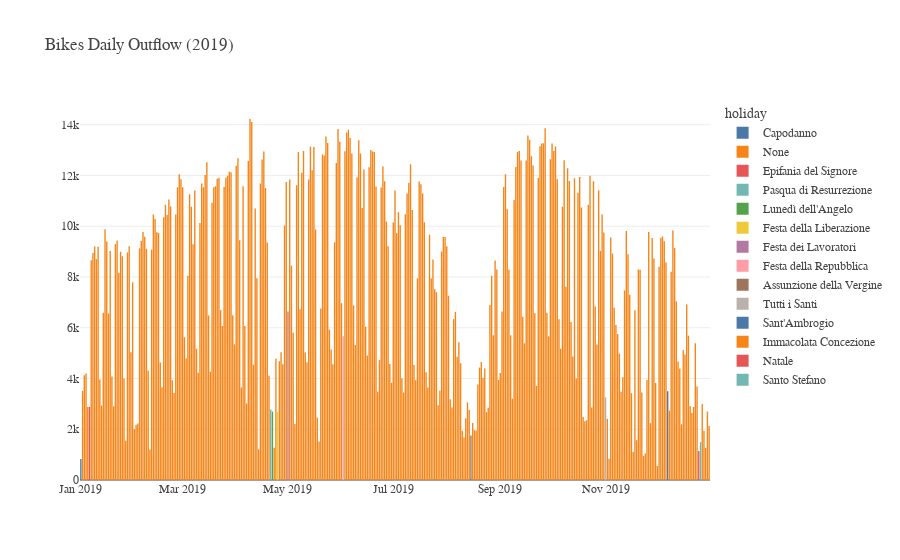

Notebook source saved alongside this figure:
### Code cell
hist_holidays = daily_outflow.plot.bar(
    x = daily_outflow.index,
    y = "count",
    title="Bikes Daily Outflow (2019)",
    color = "holiday",
    color_discrete_sequence=px.colors.qualitative.T10,
    labels = {
        "count": "",
        "giorno_partenza" : ""
    }
)

ps.plotly_style(hist_holidays)

### Figure 1 — Plotly figure (JSON) as saved in the notebook; plotly's stock layout.template omitted (floating-point values rounded to 4 significant figures; data arrays with more than 128 entries replaced by an {"elided": "..."} marker saying what was removed)
{"data": [{"alignmentgroup": "True", "hovertemplate": "holiday=Capodanno<br>=%{y}<extra></extra>", "legendgroup": "Capodanno", "marker": {"color": "#4C78A8", "pattern": {"shape": ""}}, "name": "Capodanno", "offsetgroup": "Capodanno", "orientation": "v", "showlegend": true, "textposition": "auto", "type": "bar", "x": ["2019-01-01T00:00:00"], "xaxis": "x", "y": [831], "yaxis": "y"}, {"alignmentgroup": "True", "hovertemplate": "holiday=None<br>=%{y}<extra></extra>", "legendgroup": "None", "marker": {"color": "#F58518", "pattern": {"shape": ""}}, "name": "None", "offsetgroup": "None", "orientation": "v", "showlegend": true, "textposition": "auto", "type": "bar", "x": {"elided": "352 str values"}, "xaxis": "x", "y": {"elided": "352 int values"}, "yaxis": "y"}, {"alignmentgroup": "True", "hovertemplate": "holiday=Epifania del Signore<br>=%{y}<extra></extra>", "legendgroup": "Epifania del Signore", "marker": {"color": "#E45756", "pattern": {"shape": ""}}, "name": "Epifania del Signore", "offsetgroup": "Epifania del Signore", "orientation": "v", "showlegend": true, "textposition": "auto", "type": "bar", "x": ["2019-01-06T00:00:00"], "xaxis": "x", "y": [2878], "yaxis": "y"}, {"alignmentgroup": "True", "hovertemplate": "holiday=Pasqua di Resurrezione<br>=%{y}<extra></extra>", "legendgroup": "Pasqua di Resurrezione", "marker": {"color": "#72B7B2", "pattern": {"shape": ""}}, "name": "Pasqua di Resurrezione", "offsetgroup": "Pasqua di Resurrezione", "orientation": "v", "showlegend": true, "textposition": "auto", "type": "bar", "x": ["2019-04-21T00:00:00"], "xaxis": "x", "y": [2774], "yaxis": "y"}, {"alignmentgroup": "True", "hovertemplate": "holiday=Lunedì dell'Angelo<br>=%{y}<extra></extra>", "legendgroup": "Lunedì dell'Angelo", "marker": {"color": "#54A24B", "pattern": {"shape": ""}}, "name": "Lunedì dell'Angelo", "offsetgroup": "Lunedì dell'Angelo", "orientation": "v", "showlegend": true, "textposition": "auto", "type": "bar", "x": ["2019-04-22T00:00:00"], "xaxis": "x", "y": [2698], "yaxis": "y"}, {"alignmentgroup": "True", "hovertemplate": "holiday=Festa della Liberazione<br>=%{y}<extra></extra>", "legendgroup": "Festa della Liberazione", "marker": {"color": "#EECA3B", "pattern": {"shape": ""}}, "name": "Festa della Liberazione", "offsetgroup": "Festa della Liberazione", "orientation": "v", "showlegend": true, "textposition": "auto", "type": "bar", "x": ["2019-04-25T00:00:00"], "xaxis": "x", "y": [2678], "yaxis": "y"}, {"alignmentgroup": "True", "hovertemplate": "holiday=Festa dei Lavoratori<br>=%{y}<extra></extra>", "legendgroup": "Festa dei Lavoratori", "marker": {"color": "#B279A2", "pattern": {"shape": ""}}, "name": "Festa dei Lavoratori", "offsetgroup": "Festa dei Lavoratori", "orientation": "v", "showlegend": true, "textposition": "auto", "type": "bar", "x": ["2019-05-01T00:00:00"], "xaxis": "x", "y": [6636], "yaxis": "y"}, {"alignmentgroup": "True", "hovertemplate": "holiday=Festa della Repubblica<br>=%{y}<extra></extra>", "legendgroup": "Festa della Repubblica", "marker": {"color": "#FF9DA6", "pattern": {"shape": ""}}, "name": "Festa della Repubblica", "offsetgroup": "Festa della Repubblica", "orientation": "v", "showlegend": true, "textposition": "auto", "type": "bar", "x": ["2019-06-02T00:00:00"], "xaxis": "x", "y": [5667], "yaxis": "y"}, {"alignmentgroup": "True", "hovertemplate": "holiday=Assunzione della Vergine<br>=%{y}<extra></extra>", "legendgroup": "Assunzione della Vergine", "marker": {"color": "#9D755D", "pattern": {"shape": ""}}, "name": "Assunzione della Vergine", "offsetgroup": "Assunzione della Vergine", "orientation": "v", "showlegend": true, "textposition": "auto", "type": "bar", "x": ["2019-08-15T00:00:00"], "xaxis": "x", "y": [1757], "yaxis": "y"}, {"alignmentgroup": "True", "hovertemplate": "holiday=Tutti i Santi<br>=%{y}<extra></extra>", "legendgroup": "Tutti i Santi", "marker": {"color": "#BAB0AC", "pattern": {"shape": ""}}, "name": "Tutti i Santi", "offsetgroup": "Tutti i Santi", "orientation": "v", "showlegend": true, "textposition": "auto", "type": "bar", "x": ["2019-11-01T00:00:00"], "xaxis": "x", "y": [3255], "yaxis": "y"}, {"alignmentgroup": "True", "hovertemplate": "holiday=Sant'Ambrogio<br>=%{y}<extra></extra>", "legendgroup": "Sant'Ambrogio", "marker": {"color": "#4C78A8", "pattern": {"shape": ""}}, "name": "Sant'Ambrogio", "offsetgroup": "Sant'Ambrogio", "orientation": "v", "showlegend": true, "textposition": "auto", "type": "bar", "x": ["2019-12-07T00:00:00"], "xaxis": "x", "y": [3493], "yaxis": "y"}, {"alignmentgroup": "True", "hovertemplate": "holiday=Immacolata Concezione<br>=%{y}<extra></extra>", "legendgroup": "Immacolata Concezione", "marker": {"color": "#F58518", "pattern": {"shape": ""}}, "name": "Immacolata Concezione", "offsetgroup": "Immacolata Concezione", "orientation": "v", "showlegend": true, "textposition": "auto", "type": "bar", "x": ["2019-12-08T00:00:00"], "xaxis": "x", "y": [2732], "yaxis": "y"}, {"alignmentgroup": "True", "hovertemplate": "holiday=Natale<br>=%{y}<extra></extra>", "legendgroup": "Natale", "marker": {"color": "#E45756", "pattern": {"shape": ""}}, "name": "Natale", "offsetgroup": "Natale", "orientation": "v", "showlegend": true, "textposition": "auto", "type": "bar", "x": ["2019-12-25T00:00:00"], "xaxis": "x", "y": [1142], "yaxis": "y"}, {"alignmentgroup": "True", "hovertemplate": "holiday=Santo Stefano<br>=%{y}<extra></extra>", "legendgroup": "Santo Stefano", "marker": {"color": "#72B7B2", "pattern": {"shape": ""}}, "name": "Santo Stefano", "offsetgroup": "Santo Stefano", "orientation": "v", "showlegend": true, "textposition": "auto", "type": "bar", "x": ["2019-12-26T00:00:00"], "xaxis": "x", "y": [1492], "yaxis": "y"}], "layout": {"barmode": "relative", "font": {"family": "DejaVuSansMono Nerd Font"}, "legend": {"title": {"text": "holiday"}, "tracegroupgap": 0}, "title": {"text": "Bikes Daily Outflow (2019)", "x": 0.05, "xanchor": "left"}, "xaxis": {"anchor": "y", "domain": [0, 1], "title": {"text": ""}}, "yaxis": {"anchor": "x", "domain": [0, 1], "title": {"text": ""}}}}
